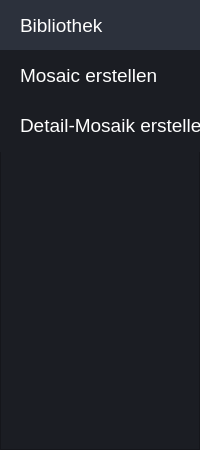
      <widget class="QFrame" name="left_frame">
       <property name="minimumSize">
        <size>
         <width>200</width>
         <height>450</height>
        </size>
       </property>
       <property name="maximumSize">
        <size>
         <width>200</width>
         <height>450</height>
        </size>
       </property>
       <property name="styleSheet">
        <string notr="true">background-color: rgb(27, 29, 35);</string>
       </property>
       <property name="frameShape">
        <enum>QFrame::StyledPanel</enum>
       </property>
       <property name="frameShadow">
        <enum>QFrame::Raised</enum>
       </property>
       <widget class="QWidget" name="verticalLayoutWidget">
        <property name="geometry">
         <rect>
          <x>0</x>
          <y>0</y>
          <width>201</width>
          <height>152</height>
         </rect>
        </property>
        <layout class="QVBoxLayout" name="verticalLayout">
         <property name="spacing">
          <number>0</number>
         </property>
         <property name="sizeConstraint">
          <enum>QLayout::SetDefaultConstraint</enum>
         </property>
         <item>
          <widget class="QPushButton" name="libraryTabButton">
           <property name="minimumSize">
            <size>
             <width>0</width>
             <height>50</height>
            </size>
           </property>
           <property name="font">
            <font>
             <pointsize>14</pointsize>
            </font>
           </property>
           <property name="styleSheet">
            <string notr="true">QPushButton {	
	border: none;
	color: rgb(255,255,255);
	text-align: left;;
	padding-left: 20px;
}
QPushButton:hover {
	background-color: rgb(33, 37, 43);
}
QPushButton:pressed {	
	background-color: rgb(44, 49, 60);
}
QPushButton:checked {	
	background-color: rgb(44, 49, 60);
}</string>
           </property>
           <property name="text">
            <string>Bibliothek</string>
           </property>
           <property name="checkable">
            <bool>true</bool>
           </property>
           <property name="checked">
            <bool>true</bool>
           </property>
           <property name="autoExclusive">
            <bool>true</bool>
           </property>
          </widget>
         </item>
         <item>
          <widget class="QPushButton" name="mosaicTabButton">
           <property name="minimumSize">
            <size>
             <width>0</width>
             <height>50</height>
            </size>
           </property>
           <property name="font">
            <font>
             <pointsize>14</pointsize>
            </font>
           </property>
           <property name="styleSheet">
            <string notr="true">QPushButton {	
	border: none;
/*	text-align: center;*/
	color: rgb(255,255,255);
	text-align: left;;
	padding-left: 20px;
}
QPushButton:hover {
	background-color: rgb(33, 37, 43);
}
QPushButton:pressed {	
	background-color: rgb(44, 49, 60);
}
QPushButton:checked {	
	background-color: rgb(44, 49, 60);
}</string>
           </property>
           <property name="text">
            <string>Mosaic erstellen</string>
           </property>
           <property name="checkable">
            <bool>true</bool>
           </property>
           <property name="autoExclusive">
            <bool>true</bool>
           </property>
          </widget>
         </item>
         <item>
          <widget class="QPushButton" name="detailMosaicTabButton">
           <property name="minimumSize">
            <size>
             <width>0</width>
             <height>50</height>
            </size>
           </property>
           <property name="font">
            <font>
             <pointsize>14</pointsize>
            </font>
           </property>
           <property name="styleSheet">
            <string notr="true">QPushButton {	
	border: none;
	color: rgb(255,255,255);
	text-align: left;;
	padding-left: 20px;
}
QPushButton:hover {
	background-color: rgb(33, 37, 43);
}
QPushButton:pressed {	
	background-color: rgb(44, 49, 60);
}
QPushButton:checked {	
	background-color: rgb(44, 49, 60);
}</string>
           </property>
           <property name="text">
            <string>Detail-Mosaik erstellen</string>
           </property>
           <property name="checkable">
            <bool>true</bool>
           </property>
           <property name="autoExclusive">
            <bool>true</bool>
           </property>
           <property name="flat">
            <bool>true</bool>
           </property>
          </widget>
         </item>
        </layout>
       </widget>
      </widget>
